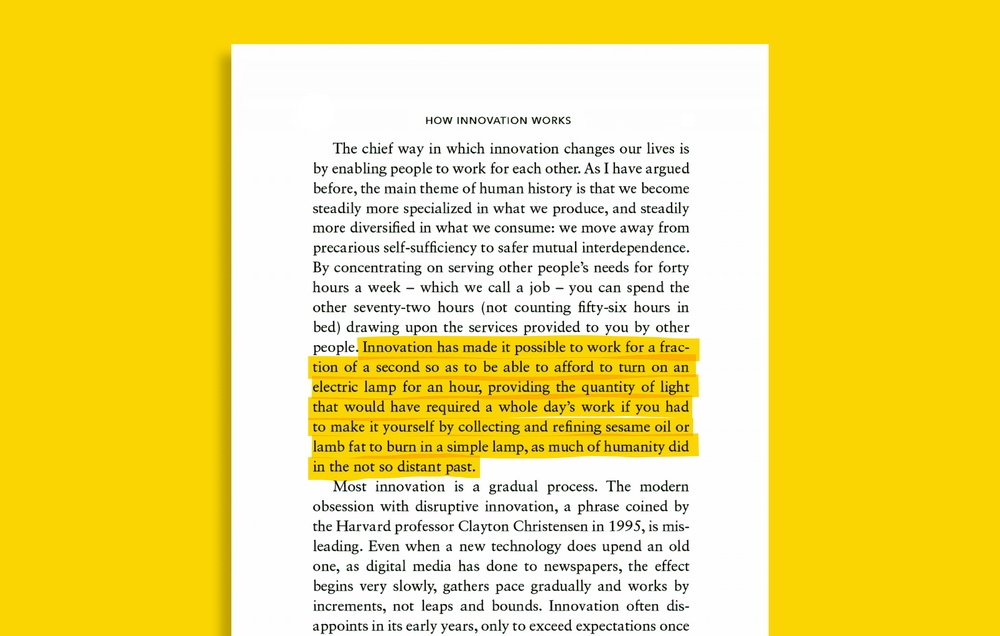
#> input picture Day_20/Challenge_Task/documents/doc1.jpg, 1000 x 636 px, shrunk from 4400 x 2800 before the run; its folder holds only this picture in this run
$ jupyter execute Challenge_Task.ipynb
#> lines starting #> are read from the running program, lines starting #| are printed output that depends on the picture; after the words box and inside, x2 and y2 are one past the last pixel; in counts of white or black regions, pixels touching at a corner belong together
[cell 1]
import cv2
import os
import matplotlib.pyplot as plt

input_folder = "documents"
output_folder = "output"

os.makedirs(output_folder, exist_ok=True)

kernel = cv2.getStructuringElement(cv2.MORPH_RECT, (5,5))

for filename in os.listdir(input_folder):
    image_path = os.path.join(input_folder, filename)
    image = cv2.imread(image_path)
#> image is the input picture: shape (636, 1000, 3); mean B, G, R 101.9, 220.6, 241.6

    if image is None:
        continue

    # Original
    original = image.copy()

    # Grayscale
    gray = cv2.cvtColor(image, cv2.COLOR_BGR2GRAY)
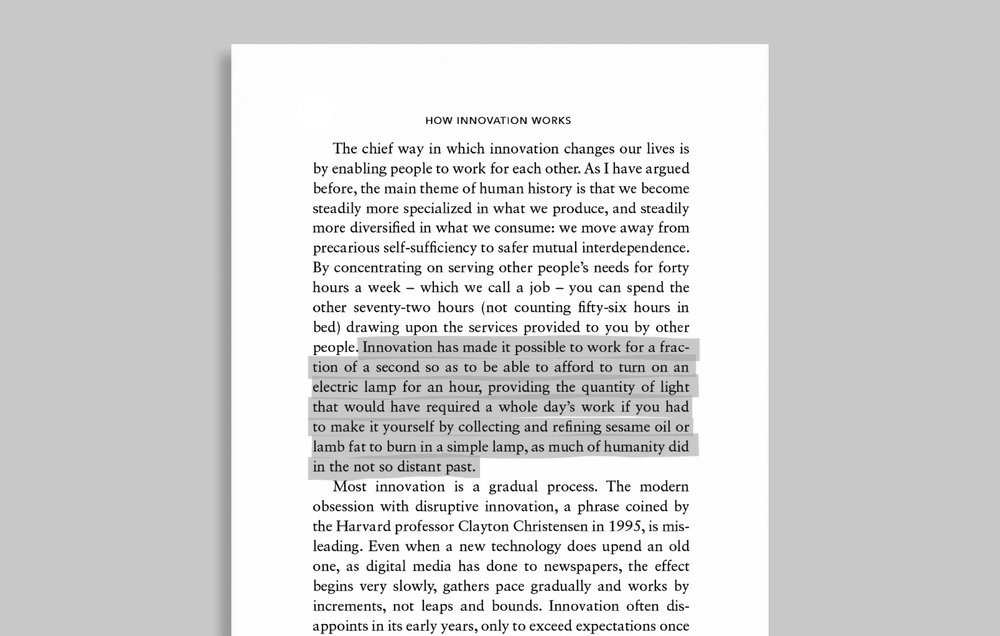
#> gray: shape (636, 1000); min 0, max 255, mean 213.3

    # Gaussian Blur
    blur = cv2.GaussianBlur(gray, (5,5), 0)

    # Edge Detection
    edges = cv2.Canny(blur, 75, 200)
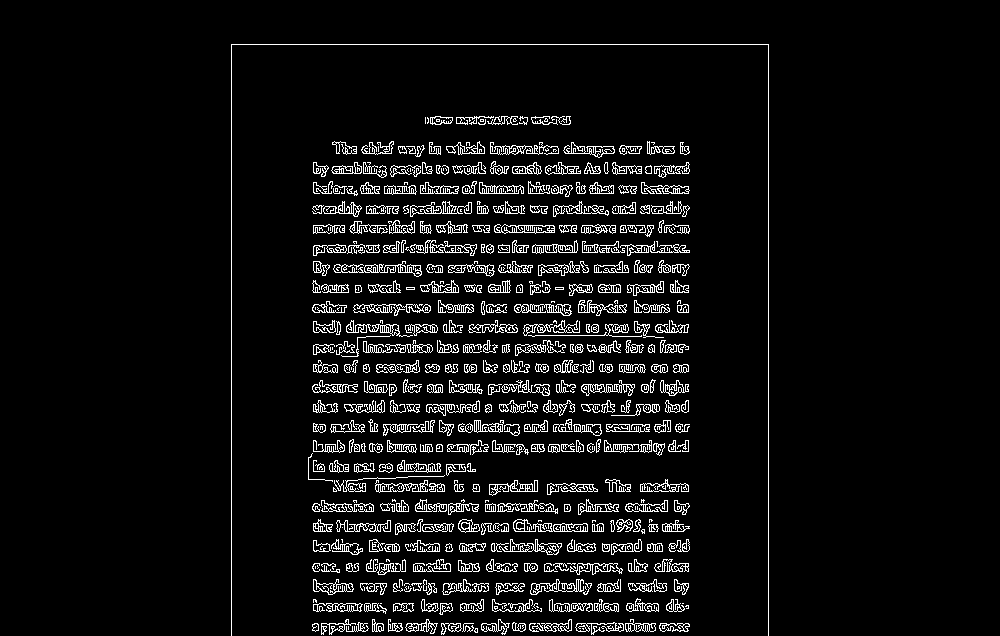
#> edges: shape (636, 1000); 6% white in thin lines or dots, all inside (x1, y1, x2, y2) = (231, 44, 769, 636)

    # Morphological Closing
    morph = cv2.morphologyEx(edges, cv2.MORPH_CLOSE, kernel)
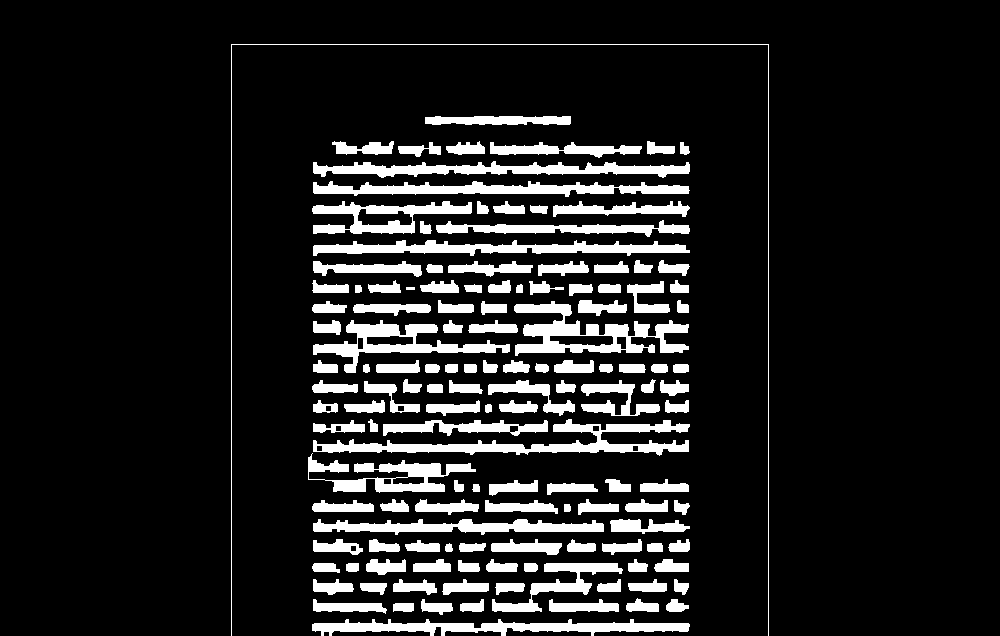
#> morph: shape (636, 1000); 12.2% white; 136 white regions

    # Find Contours
    contours, _ = cv2.findContours(
        morph,
        cv2.RETR_EXTERNAL,
        cv2.CHAIN_APPROX_SIMPLE
    )
#> contours = 136 contours, 2 with area under 20; largest, box (x1, y1, x2, y2) and area: (514, 301, 689, 356) 3966, (313, 419, 690, 456) 3764, (313, 320, 510, 373) 3023, (312, 619, 690, 636) 2902, (313, 161, 690, 178) 2848

    output = image.copy()
    if contours:
        largest = max(contours, key=cv2.contourArea)
#> largest = contour of 210 points, box (x1, y1, x2, y2) (514, 301, 689, 356), area 3966

        cv2.drawContours(
            output,
            [largest],
            -1,
            (0,255,0),
            3
        )
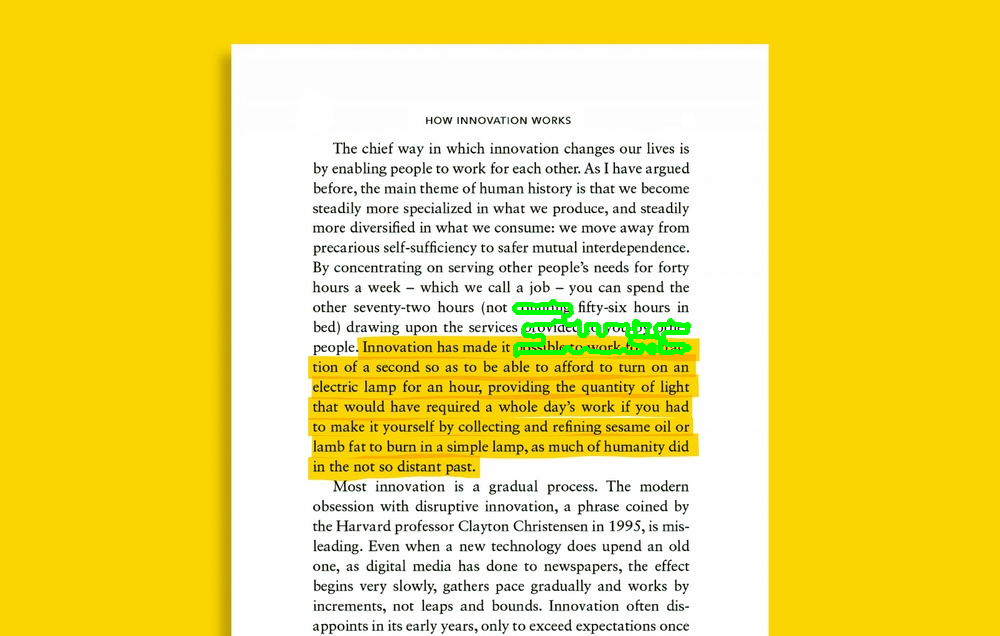
#> output: shape (636, 1000, 3); 0.6% of pixels changed, all inside (x1, y1, x2, y2) = (512, 299, 691, 358)

    # Save Images
    name = os.path.splitext(filename)[0]

    cv2.imwrite(f"{output_folder}/{name}_original.jpg", original)
    cv2.imwrite(f"{output_folder}/{name}_edges.jpg", edges)
    cv2.imwrite(f"{output_folder}/{name}_morphology.jpg", morph)
    cv2.imwrite(f"{output_folder}/{name}_boundary.jpg", output)

print("All images processed successfully!")

[cell 2]
files = sorted(os.listdir("documents"))

for filename in files:

    name = os.path.splitext(filename)[0]

    original = cv2.imread(f"output/{name}_original.jpg")
    edges = cv2.imread(f"output/{name}_edges.jpg", 0)
#> edges: shape (636, 1000); min 0, max 255, mean 15.5
    morph = cv2.imread(f"output/{name}_morphology.jpg", 0)
#> morph: shape (636, 1000); min 0, max 255, mean 31.2
    boundary = cv2.imread(f"output/{name}_boundary.jpg")

    original = cv2.cvtColor(original, cv2.COLOR_BGR2RGB)
    boundary = cv2.cvtColor(boundary, cv2.COLOR_BGR2RGB)

    plt.figure(figsize=(14,4))

    plt.subplot(1,4,1)
    plt.imshow(original)
    plt.title("Original")
    plt.axis("off")

    plt.subplot(1,4,2)
    plt.imshow(edges, cmap="gray")
    plt.title("Edges")
    plt.axis("off")

    plt.subplot(1,4,3)
    plt.imshow(morph, cmap="gray")
    plt.title("Morphology")
    plt.axis("off")

    plt.subplot(1,4,4)
    plt.imshow(boundary)
    plt.title("Boundary")
    plt.axis("off")

    plt.suptitle(name)

    plt.tight_layout()
    plt.show()

$ run again, on Day_20/Challenge_Task/documents/doc4.jpg
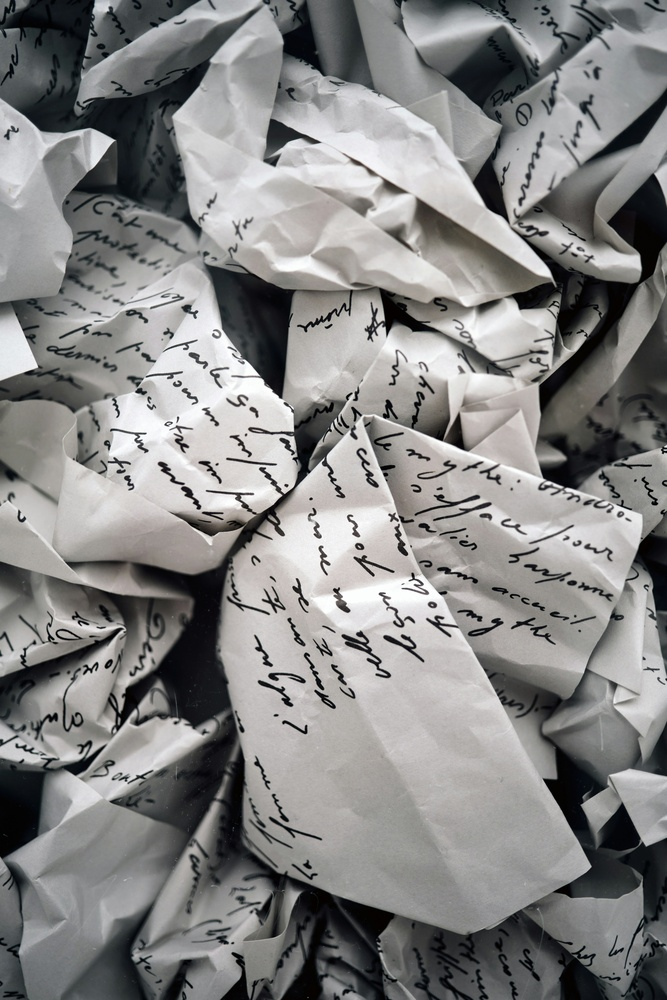
#> input picture Day_20/Challenge_Task/documents/doc4.jpg, 667 x 1000 px, shrunk from 4160 x 6240 before the run
#> image is the input picture: shape (1000, 667, 3); mean B, G, R 132, 132.6, 132.9
#> `edges = cv2.Canny(blur, 75, 200)`:
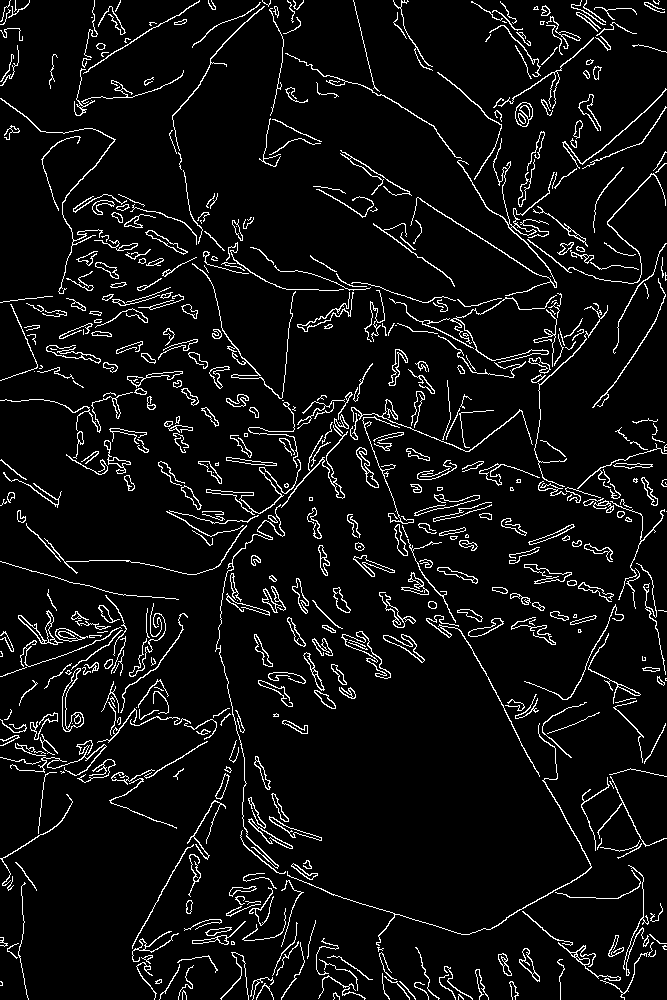
#> edges: shape (1000, 667); 6.4% white in thin lines or dots
#> contours = 108 contours, 12 with area under 20; largest, box (x1, y1, x2, y2) and area: (0, 0, 667, 1000) 95164, (581, 768, 667, 859) 2638, (132, 766, 232, 1000) 1622, (0, 371, 199, 491) 1614, (59, 287, 184, 339) 1252
#> largest = contour of 9142 points, box (x1, y1, x2, y2) (0, 0, 667, 1000), area 95164
#> output: shape (1000, 667, 3); 10.68% of pixels changed, all inside (x1, y1, x2, y2) = (0, 0, 667, 1000)
#> `plt.show()`:
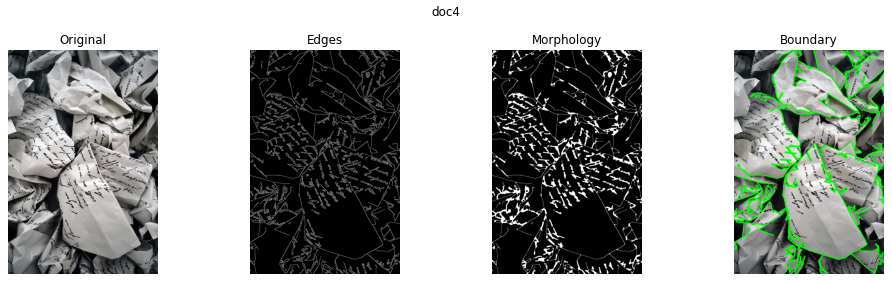
#> figure drawn by matplotlib, 4 panels
